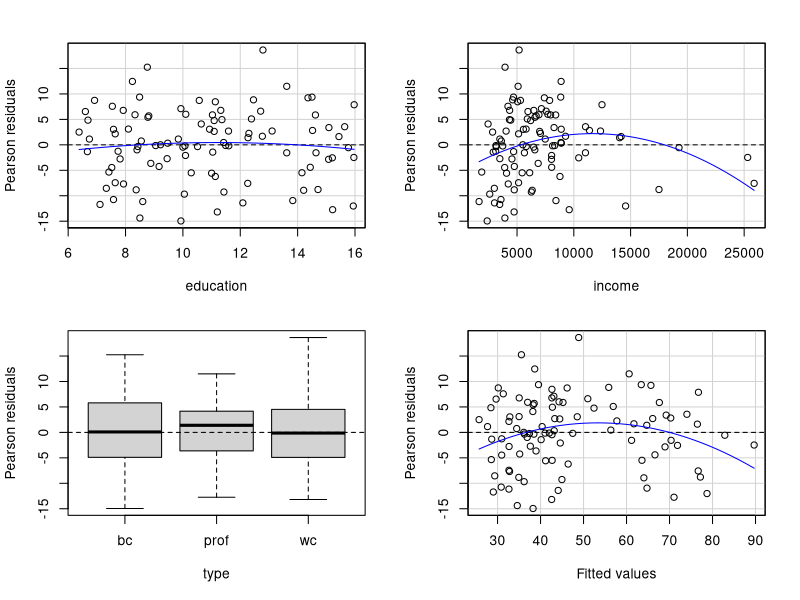
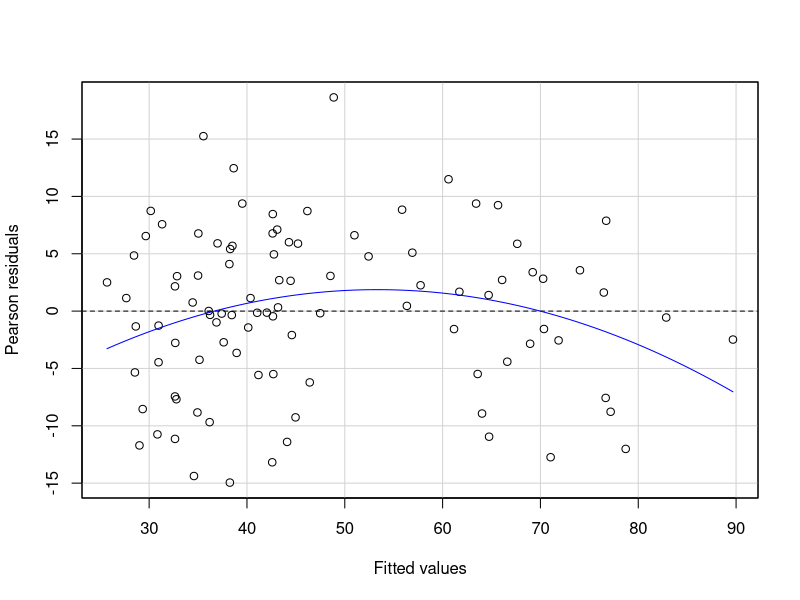
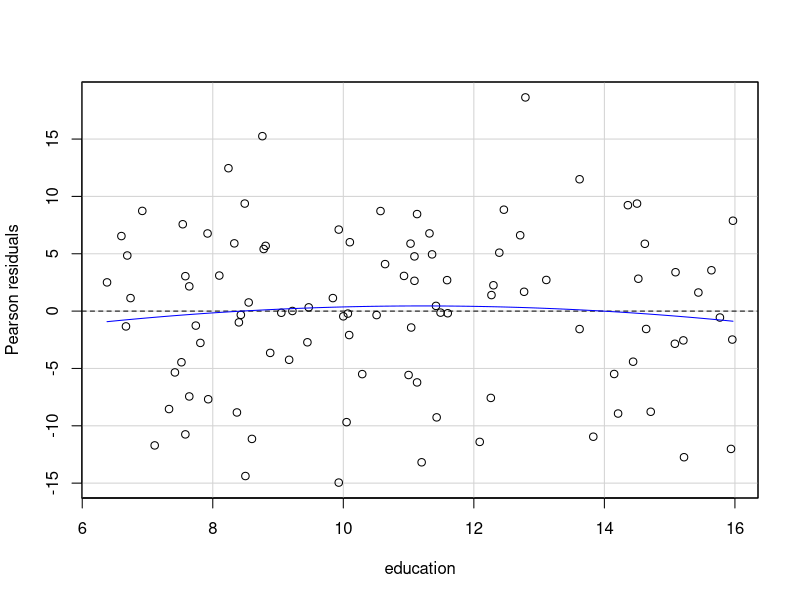
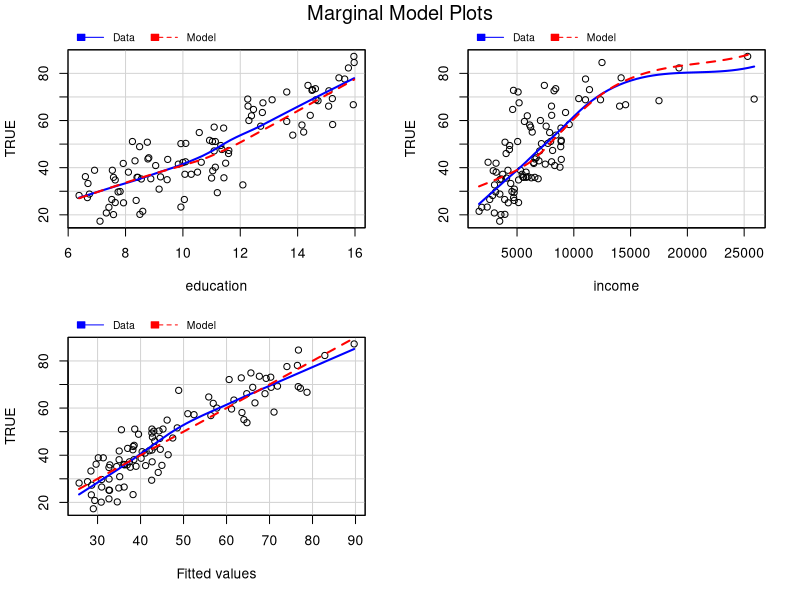
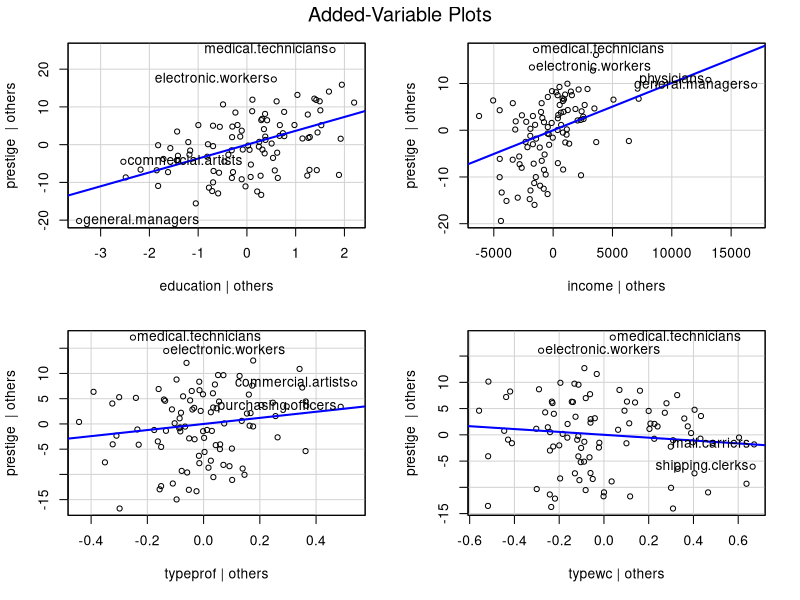
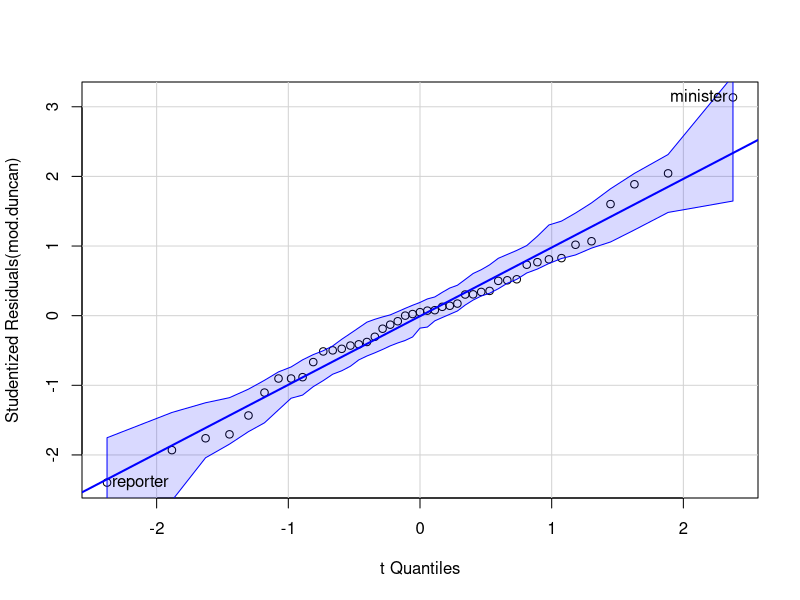
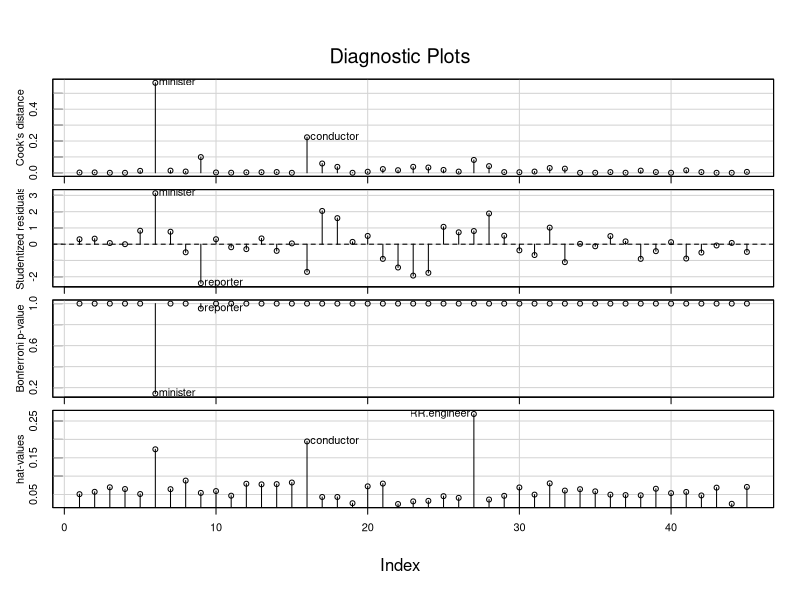
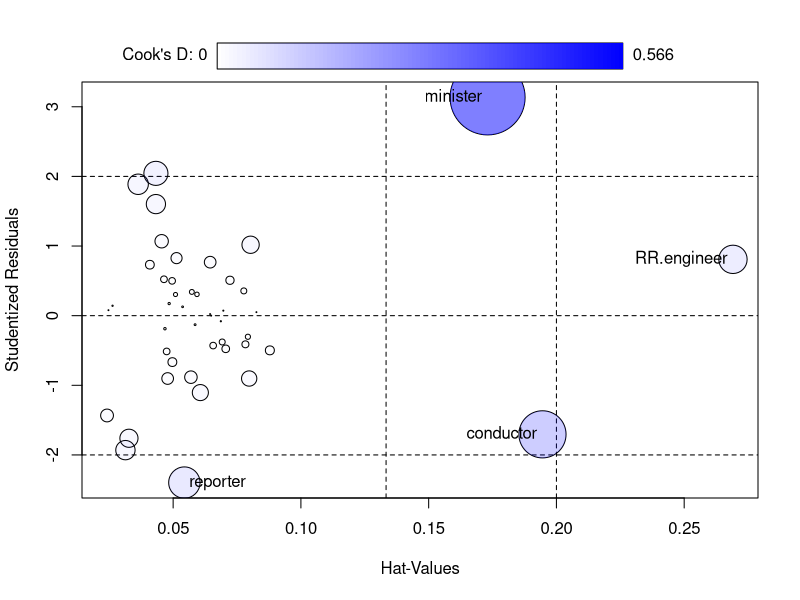

Recreate these plots in R, in order. (Note: this script raises an error after producing the figures.)

    ###*** START ECHO=FALSE ***###
if (exists(".options")) options(.options)
remove(list=objects(.GlobalEnv), envir=.GlobalEnv)
while(length(search()) > 9) detach()
options(width=66,show.signif.stars=FALSE,digits=4)

#library(alr3)
library(car)
palette(rep("black", 8))
print.summary.glm <-
function (x, digits = max(3, getOption("digits") - 3), symbolic.cor = x$symbolic.cor,
    signif.stars = getOption("show.signif.stars"), ...)
{
    cat("\nCall:\n")
    cat(paste(deparse(x$call, width.cutoff=50), sep = "\n", collapse = "\n"),
        "\n\n", sep = "")
    cat("Deviance Residuals: \n")
    if (x$df.residual > 5) {
        x$deviance.resid <- quantile(x$deviance.resid, na.rm = TRUE)
        names(x$deviance.resid) <- c("Min", "1Q", "Median", "3Q",
            "Max")
    }
    print.default(x$deviance.resid, digits = digits, na.print = "",
        print.gap = 2)
    if (length(x$aliased) == 0L) {
        cat("\nNo Coefficients\n")
    }
    else {
        df <- if ("df" %in% names(x))
            x[["df"]]
        else NULL
        if (!is.null(df) && (nsingular <- df[3L] - df[1L]))
            cat("\nCoefficients: (", nsingular, " not defined because of singularities)\n",
                sep = "")
        else cat("\nCoefficients:\n")
        coefs <- x$coefficients
        if (!is.null(aliased <- x$aliased) && any(aliased)) {
            cn <- names(aliased)
            coefs <- matrix(NA, length(aliased), 4L, dimnames = list(cn,
                colnames(coefs)))
            coefs[!aliased, ] <- x$coefficients
        }
        printCoefmat(coefs, digits = digits, signif.stars = signif.stars,
            na.print = "NA", ...)
    }
    cat("\n(Dispersion parameter for ", x$family$family, " family taken to be ",
        format(x$dispersion), ")\n\n", apply(cbind(paste(format(c("Null",
            "Residual"), justify = "right"), "deviance:"), format(unlist(x[c("null.deviance",
            "deviance")]), digits = max(5, digits + 1)), " on",
            format(unlist(x[c("df.null", "df.residual")])), " degrees of freedom\n"),
            1L, paste, collapse = " "), sep = "")
    if (nzchar(mess <- naprint(x$na.action)))
        cat("  (", mess, ")\n", sep = "")
    cat("AIC: ", format(x$aic, digits = max(4, digits + 1)),
        "\n\n", "Number of Fisher Scoring iterations: ", x$iter,
        "\n", sep = "")
    correl <- x$correlation
    if (!is.null(correl)) {
        p <- NCOL(correl)
        if (p > 1) {
            cat("\nCorrelation of Coefficients:\n")
            if (is.logical(symbolic.cor) && symbolic.cor) {
                print(symnum(correl, abbr.colnames = NULL))
            }
            else {
                correl <- format(round(correl, 2), nsmall = 2,
                  digits = digits)
                correl[!lower.tri(correl)] <- ""
                print(correl[-1, -p, drop = FALSE], quote = FALSE)
            }
        }
    }
    cat("\n")
    invisible(x)
}
    ###*** END ECHO=FALSE ***###

prestige.mod.2 <- lm(prestige ~ education + income + type,
    data=Prestige)
residualPlots(prestige.mod.2)

    ###*** START EVAL=FALSE ***###
residualPlots(prestige.mod.2, ~ 1, fitted=TRUE)
    ###*** END EVAL=FALSE ***###


    ###*** START EVAL=FALSE ***###
residualPlots(prestige.mod.2, ~ education, fitted=FALSE)
    ###*** END EVAL=FALSE ***###

marginalModelPlots(prestige.mod.2)
avPlots(prestige.mod.2, id.n=2, id.cex=0.6)
mod.duncan <- lm(prestige ~ income + education, data=Duncan)

    ###*** START ECHO=FALSE ***###
set.seed(12345)
    ###*** END ECHO=FALSE ***###

qqPlot(mod.duncan, id.n=3)
outlierTest(mod.duncan)
influenceIndexPlot(mod.duncan, id.n=3)
mod.duncan.2 <- update(mod.duncan,
    subset= rownames(Duncan) != "minister")
compareCoefs(mod.duncan, mod.duncan.2)
influencePlot(mod.duncan, id.n=3)
avPlots(mod.duncan, id.n=3)
mod.duncan.3 <- update(mod.duncan,
    subset = !(rownames(Duncan) %in% c("minister", "conductor")))
compareCoefs(mod.duncan, mod.duncan.2, mod.duncan.3, se=FALSE)
dfbs.duncan <- dfbetas(mod.duncan)
head(dfbs.duncan)  # first few rows

    ###*** START EVAL=FALSE ***###
plot(dfbs.duncan[ , c("income", "education")])  # for b1 and b2
identify(dfbs.duncan[ , "income"], dfbs.duncan[ , "education"],
   rownames(Duncan))
    ###*** END EVAL=FALSE ***###


    ###*** START ECHO=FALSE ***###
plot(dfbs.duncan[ ,c("income", "education")])  # for b1 and b2
showLabels(dfbs.duncan[ , "income"], dfbs.duncan[ , "education"],
  labels=rownames(Duncan), id.method=c(6, 16, 27))
    ###*** END ECHO=FALSE ***###

mod.ornstein <- lm(interlocks + 1 ~ log(assets) + nation + sector,
    data=Ornstein)
par(mfrow=c(1,2))
qqPlot(mod.ornstein, id.n=0)
plot(density(rstudent(mod.ornstein)))
boxCox(mod.ornstein, lambda = seq(0, 0.6, by=0.1))
summary(p1 <- powerTransform(mod.ornstein))
Ornstein1 <- transform(Ornstein,
   y1=bcPower(interlocks + 1, coef(p1)),
   y1round=bcPower(interlocks + 1, coef(p1, round=TRUE)))
mod.ornstein.trans <- update(mod.ornstein, y1round ~ ., data=Ornstein1)
mod.ornstein.cv <- update(mod.ornstein,
    . ~ . + boxCoxVariable(interlocks + 1))
summary(
  mod.ornstein.cv)$coef["boxCoxVariable(interlocks + 1)", , drop=FALSE]
avPlots(mod.ornstein.cv, "boxCoxVariable(interlocks + 1)")
(wool.mod <- lm(cycles ~ len + amp + load, data=Wool))
inverseResponsePlot(wool.mod, id.n=4)
summary(powerTransform(wool.mod))
prestige.mod.3 <- update(prestige.mod.2, ~ . - type + women)
crPlots(prestige.mod.3, order=2)
prestige.mod.4 <- update(prestige.mod.3,~ . + log2(income) - income )
prestige.mod.5 <- update(prestige.mod.4,
    . ~ . - women + poly(women, 2))
summary(prestige.mod.5)$coef
boxTidwell(prestige ~ income + education,
    other.x = ~ poly(women, 2), data=Prestige)
mod.prestige.cv <- lm(prestige ~ income + education + poly(women, 2)
    + I(income * log(income)) + I(education * log(education)),
    data=Prestige)
summary(
    mod.prestige.cv)$coef["I(income * log(income))", , drop=FALSE]
summary(
    mod.prestige.cv)$coef["I(education * log(education))", , drop=FALSE]

    ###*** START ECHO=FALSE ***###
par(mfrow=c(1, 2))
avPlot(mod.prestige.cv, "I(income * log(income))", id.n=0)
avPlot(mod.prestige.cv, "I(education * log(education))", id.n=0)
    ###*** END ECHO=FALSE ***###


    ###*** START EVAL=FALSE ***###
avPlots(mod.prestige.cv, "I(income * log(income))", id.n=0)
avPlots(mod.prestige.cv, "I(education * log(education))", id.n=0)
    ###*** END EVAL=FALSE ***###

residualPlots(mod.ornstein, ~ 1, fitted=TRUE, id.n=0,
    quadratic=FALSE, tests=FALSE)
spreadLevelPlot(mod.ornstein)
ncvTest(mod.ornstein)
ncvTest(mod.ornstein, ~ log(assets) + nation + sector, data=Ornstein)
mod.ornstein.wts <- update(mod.ornstein, weights = 1/log(assets))
mod.working <- glm(partic != "not.work" ~ hincome + children,
     family=binomial, data=Womenlf)
summary(mod.working)
residualPlots(mod.working, layout=c(1,3))
influenceIndexPlot(mod.working, vars=c("Cook", "hat"), id.n=3)
compareCoefs(mod.working, update(mod.working, subset=-c(76, 77)))
mod.ornstein.pois <- glm(interlocks ~ assets + nation + sector,
    family=poisson, data=Ornstein)
crPlots(mod.ornstein.pois, "assets")
mod.ornstein.pois.2 <- update(mod.ornstein.pois,
    . ~ log2(assets) + nation + sector)
crPlots(mod.ornstein.pois.2, "log2(assets)")
mod.ornstein.pois.cv <- update(mod.ornstein.pois,
    . ~ . + I(assets*log(assets)))
avPlots(mod.ornstein.pois.cv, "I(assets * log(assets))", id.n=0)
summary(
    mod.ornstein.pois.cv)$coef["I(assets * log(assets))", , drop=FALSE]
mod.mroz <- glm(lfp ~ k5 + k618 + age + wc + hc + lwg + inc,
    family=binomial, data=Mroz)
crPlots(mod.mroz, "lwg", pch=as.numeric(Mroz$lfp))
legend("bottomleft",c("Estimated lwg", "Observed lwg"),
    pch=1:2, inset=0.01)
head(Ericksen)
mod.census <- lm(undercount ~ ., data=Ericksen)
summary(mod.census)
vif(mod.census)
vif(mod.ornstein)
vif(mod.ornstein.pois.2)
